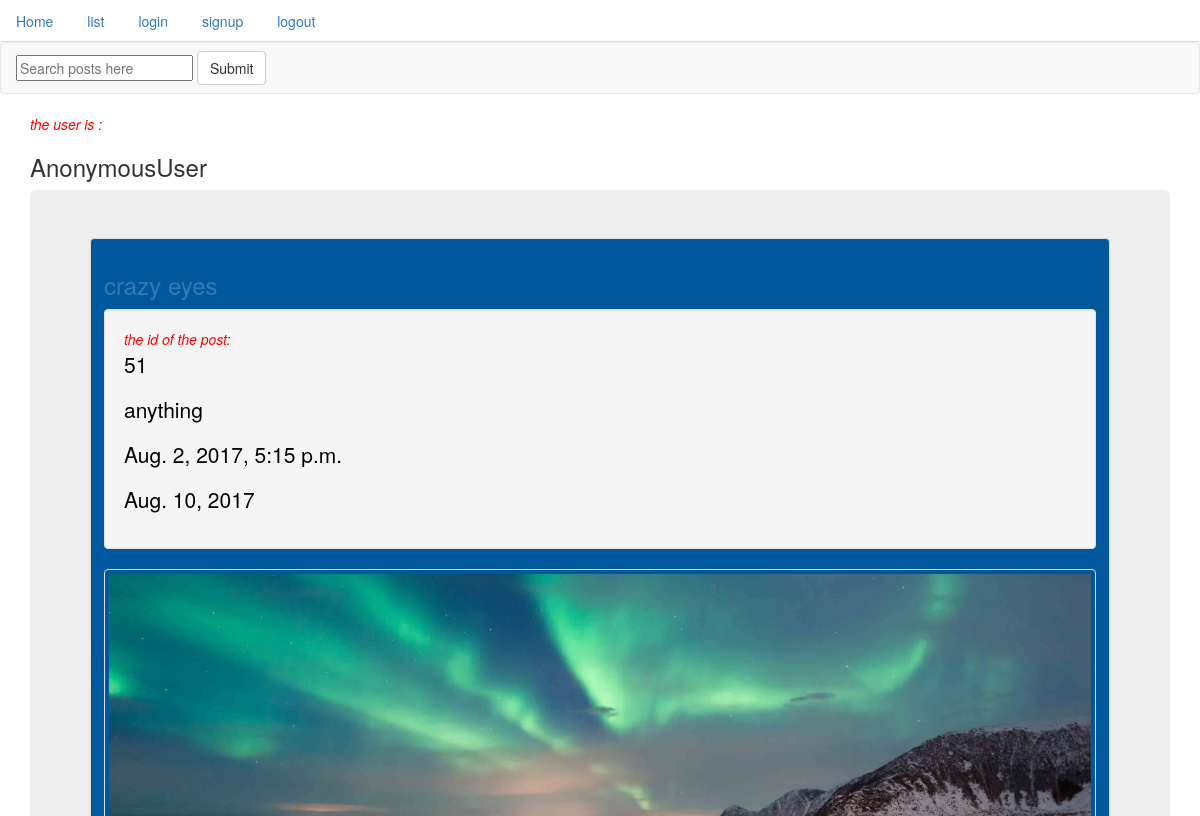
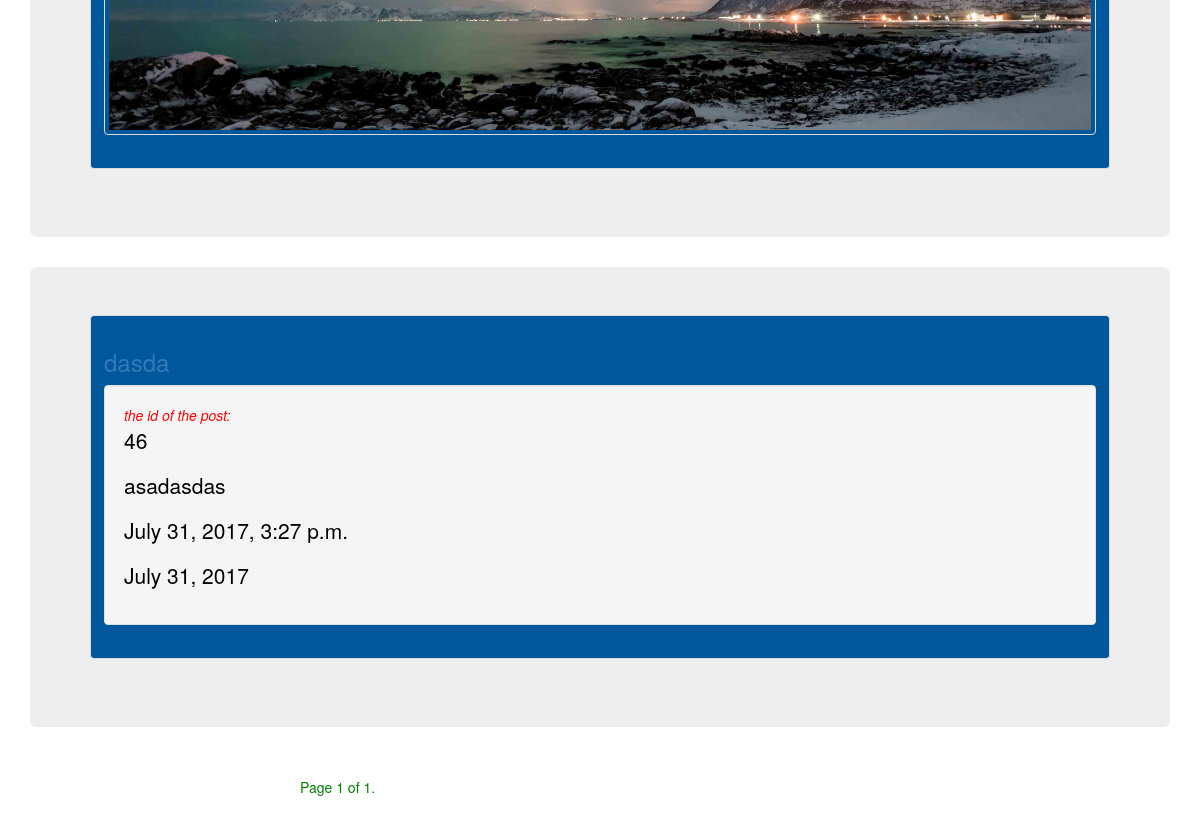
Page /posts/list/ on the earlier database version (2 pictures, top to bottom).
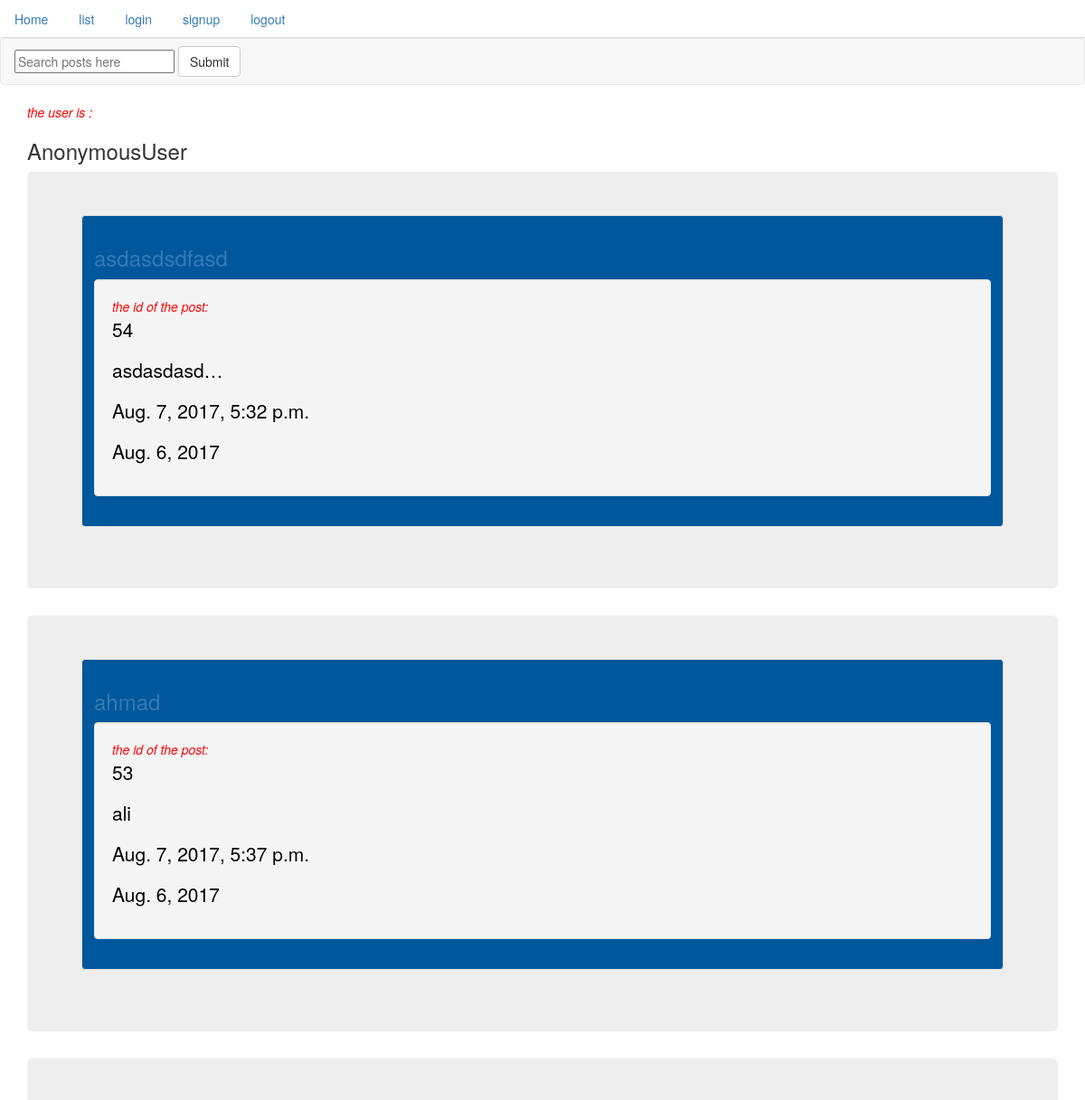
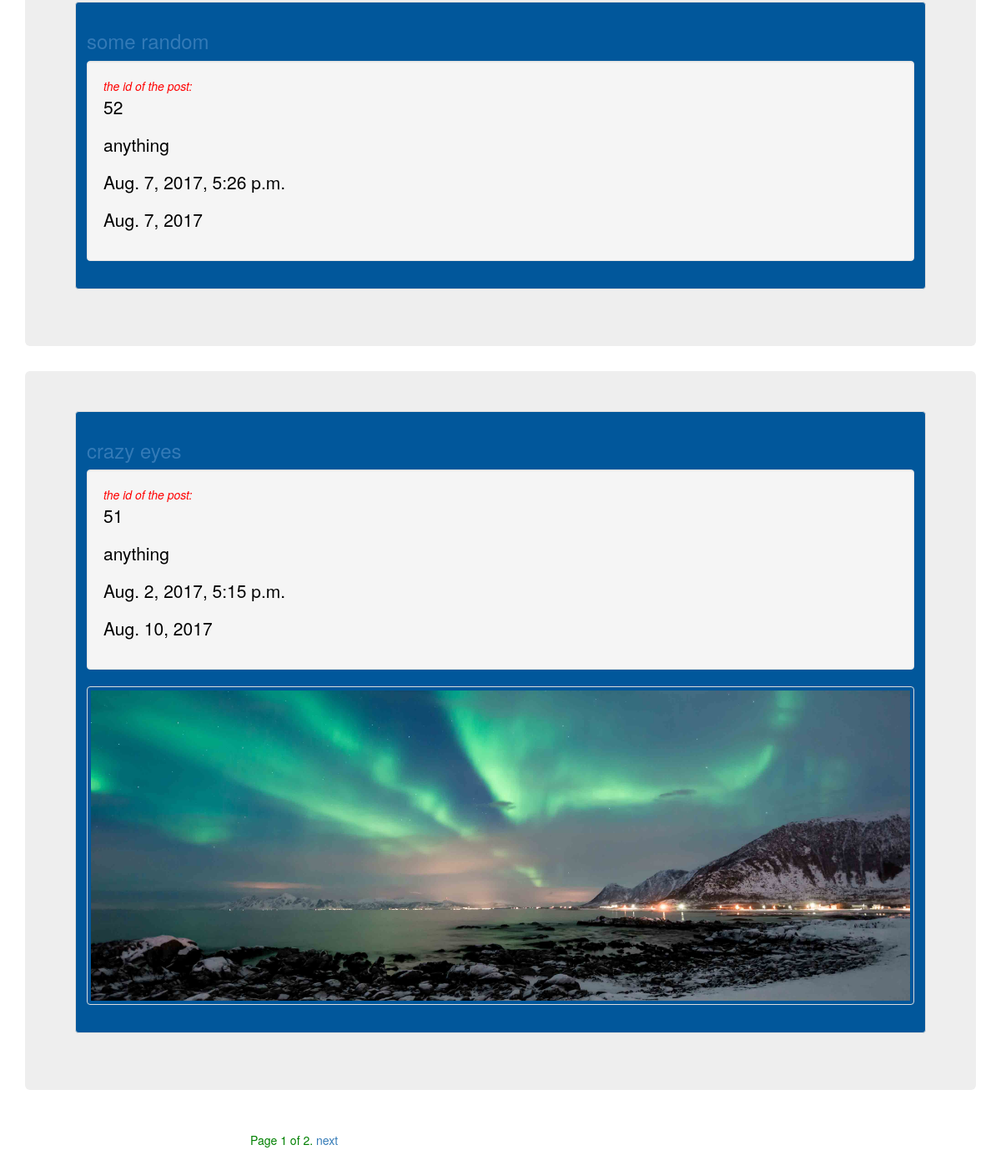
Same page on the later database version (2 pictures, top to bottom).
### post/models.py (models this page shows, shortened)
class Post(models.Model):
	author = models.ForeignKey(User, default=1)
	title = models.CharField(max_length=255)
	content = models.TextField()
	updated = models.DateTimeField(auto_now=True, auto_now_add=False)
	timestamp = models.DateTimeField(auto_now=False, auto_now_add = True)
	image = models.ImageField(upload_to="blog_images", null=True , blank=True)
	slug = models.SlugField(unique=True, null=True)
	draft  = models.BooleanField(default=True)
	publish= models.DateField()
	def get_absoulute_url(self):
		return reverse("post:detail", kwargs={"slug": self.slug})
	def name_val(self):
		return str(self.id)
		pass
	class Meta:
		ordering= ['-timestamp', '-updated']

### post/views.py (the view, shortened to what this page needs)
def post_list(request):
    today = timezone.now().date()
    if request.user.is_staff or request.user.is_superuser:
        details= Post.objects.all()
    else:
        details = Post.objects.filter(draft=False).filter(publish__lte=today)
    query = request.GET.get("q")
    paginator = Paginator(details, 4) # Show 4 contacts per page
    page = request.GET.get('page')
    try:
        contacts = paginator.page(page)
    except PageNotAnInteger:
        contacts = paginator.page(1)
    except EmptyPage:
        contacts = paginator.page(paginator.num_pages)
    context3 = {
        "user": request.user,
        "list": contacts,
        "today": today,
    }
    return render(request, 'post_list.html',context3)

### post/templates/post_list.html (shortened to what this page needs)
{% extends "base.html" %}
{% block content %}
           {% for x in list%}
                <div class="col s6" >
                    <div class="jumbotron">
                        <div class="thumbnail">
                            <div class="caption">
                                    <a href={{x.get_absoulute_url}}><h3>{{x.title}}</h3></a>
                                    <div class="well"><cite>the id of the post:</cite><p>{{x.name_val}}</p>
                                    <p>{{x.content|truncatechars:10}}</p>
                                    <p>{{x.updated}}</p>
                                    <p>{{x.publish}}</p>
                                    </div>
                                    {% if x.image %}
                                        <a href="#" class="thumbnail">
                                            <img src="{{x.image.url}}" alt="...">
                                        </a>
                                    {% endif %}
                            </div>
                        </div>
                    </div>
                </div>
           {% endfor %}
        </div>
<div class="pagination">
    <span class="step-links">
        <span class="current">
            Page {{ list.number }} of {{ list.paginator.num_pages }}.
        </span>
        {% if list.has_next %}
            <a href="?page={{ list.next_page_number }}&q={{request.GET.q}}">next</a>
        {% endif %}
    </span>
</div>
{% endblock content%}

Differences in the rows shown:
no longer on this page (row unchanged): Post: title "dasda", name_val "46", content "asadasdas", updated "July 31, 2017, 3:27 p.m.", publish "July 31, 2017"
added Post: title "asdasdsdfasd", name_val "54", content "asdasdasd…", updated "Aug. 7, 2017, 5:32 p.m.", publish "Aug. 6, 2017"
added Post: title "ahmad", name_val "53", content "ali", updated "Aug. 7, 2017, 5:37 p.m.", publish "Aug. 6, 2017"
added Post: title "some random", name_val "52", content "anything", updated "Aug. 7, 2017, 5:26 p.m.", publish "Aug. 7, 2017"
Other differences:
{{ list.paginator.num_pages }}: "1" → "2"
text now shown: "next"
